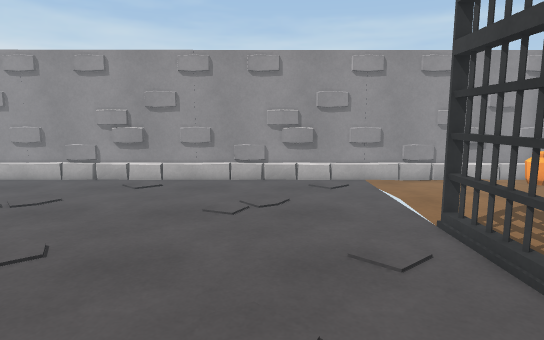
View 1 (above)

16 first-person views from a walk through a 3-D level made in the Unity game engine. The camera is 1.4 m above the floor, tilts 8° down and sees 75° across. Doors are open. The floor is counted in squares, 0.5 m on a side. Each view is taken from the middle of a square. On the plan, view 1 faces up. The plan holds only what a view shows up to about 20 squares ahead; the rest is blank. The place goes on beyond the plan. The player is left out.

View 2
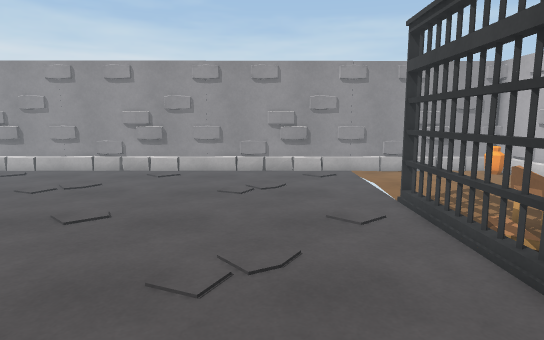

View 3
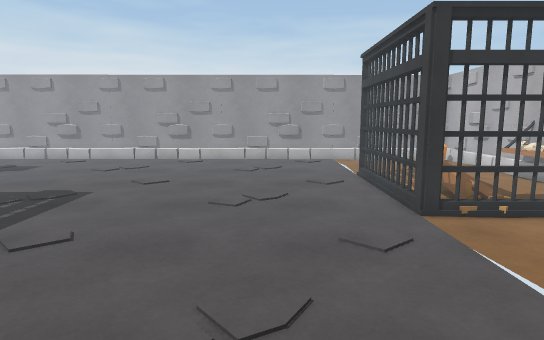

View 4
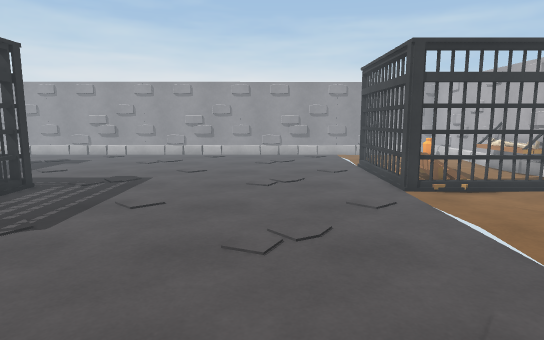

View 5
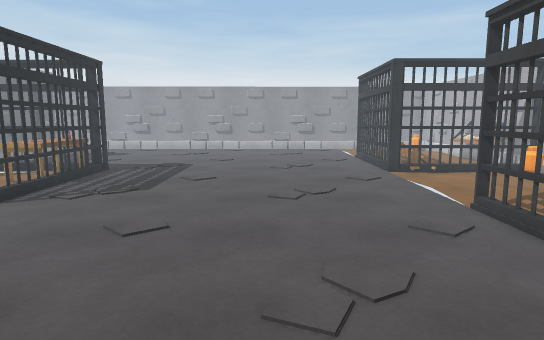

View 6
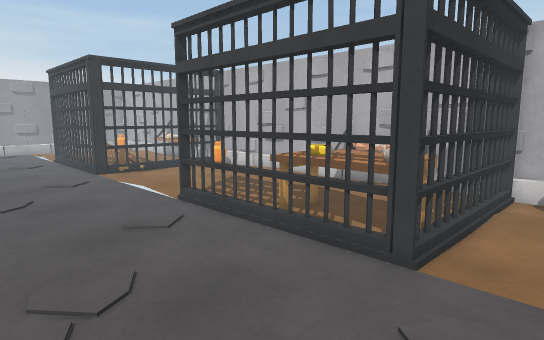

View 7
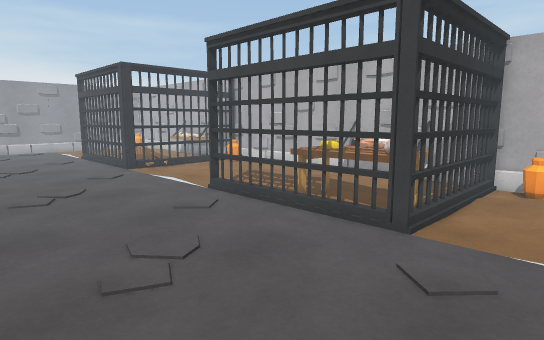

View 8
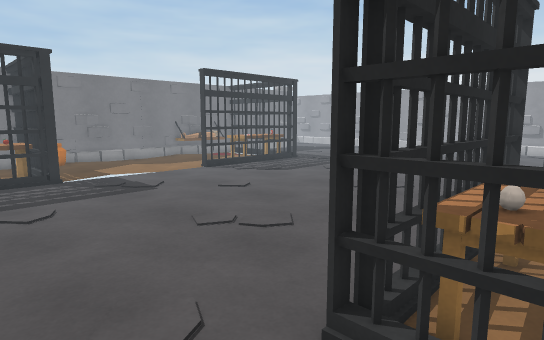

View 9
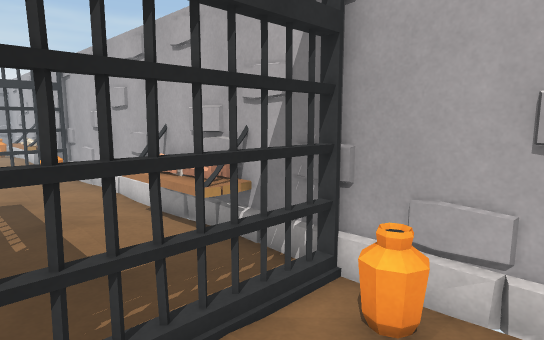

View 10
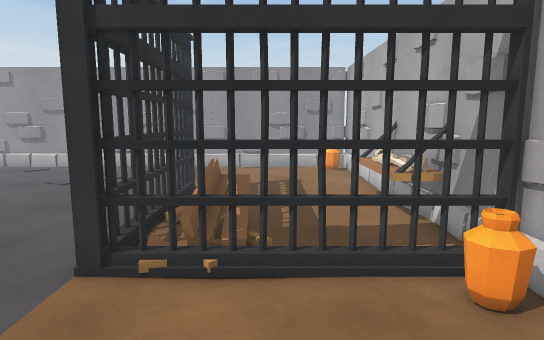

View 11
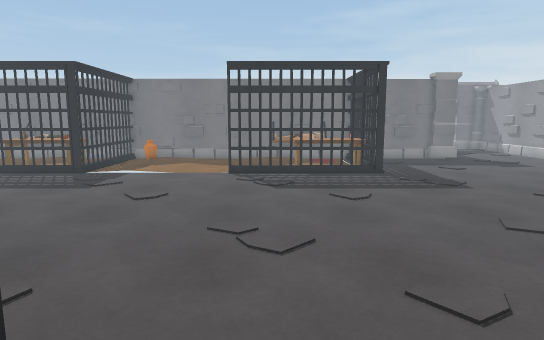

View 12
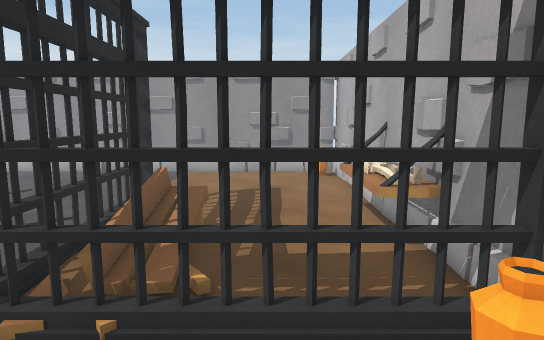

View 13
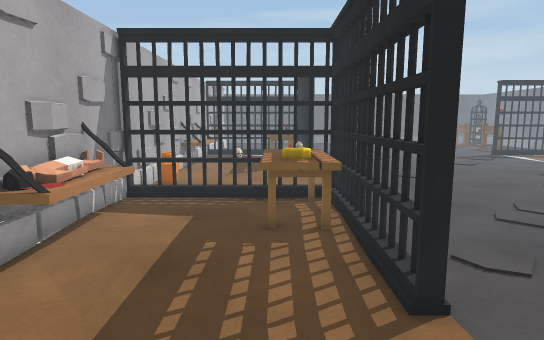

View 14
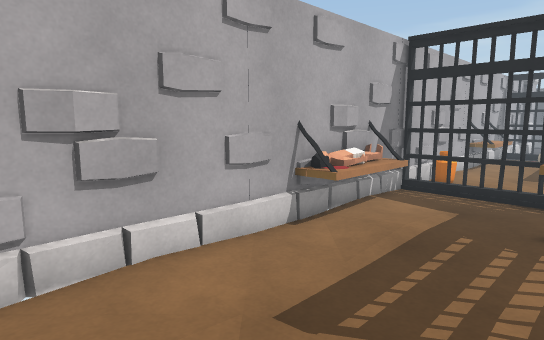

View 15
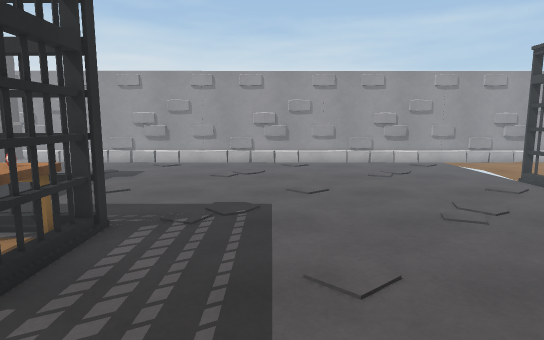

View 16
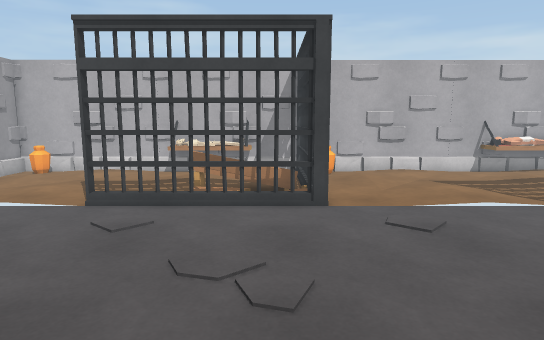

### Floor plan
Key: @ floor where view 1 was taken; # wall or solid block; . floor; / step, stairs or slope; D open door; = window, fence, low wall or low ledge; J jar; T thing the floor can be seen under or through; B bench; E bed; A table; O other object.
Columns run from 12 left of view 1 to 13 right of it. Each row starts with its distance up from view 1.
 17 #################D########
 16 .................D.......#
 15 .................D.....OJ#
 14 .................D...... #
 13 .................D......##
 12 .................D......#
 11 .................D......#
 10 .................D......##
  9 .................T......##
  8 .................T.....EE#
  7 .................=.....EE#
  6 .................#B/...EE#
  5 .................=//...EE#
  4 .................#//...EE#
  3 .................=///...##
  2 #................TTT===T##
  1 #................D=T===T##
  0 A...........@....D.....JJ#
 -1 A................D......=#
 -2 A................D......##
 -3 #................D......##
 -4 =................D......#
 -5 #................D......#
 -6 ##...............D......##
 -7 DD...............T......##
 -8 DD...............T.......#
 -9 DD...............=.....EE#
-10 DD...............T.....EE#
-11 DD...............TOO...EE#
-12 DD...............TOO...EE#
-13 DD...............T A....E#
-14 DD...............TOA....##
-15 ##...............TTT===###
-16 A................D.......#
-17 A................D.....OJ#
-18 A..    ..........D......##
-19 #.     .... ..   D......##

Positions as (right, up) in squares from view 1, and headings:
1: (0, 0), facing up
2: (0, -3), facing up
3: (0, -9), facing up
4: (-1, -13), facing up
5: (-2, -18), facing up
6: (-2, -18), facing up-right
7: (-4, -19), facing up-right
8: (7, -19), facing up-left
9: (7, -19), facing up-right
10: (8, -5), facing up
11: (8, -4), facing left
12: (9, -3), facing up
13: (7, -2), facing down
14: (6, -1), facing down-right
15: (-7, -7), facing up
16: (-7, 3), facing right
